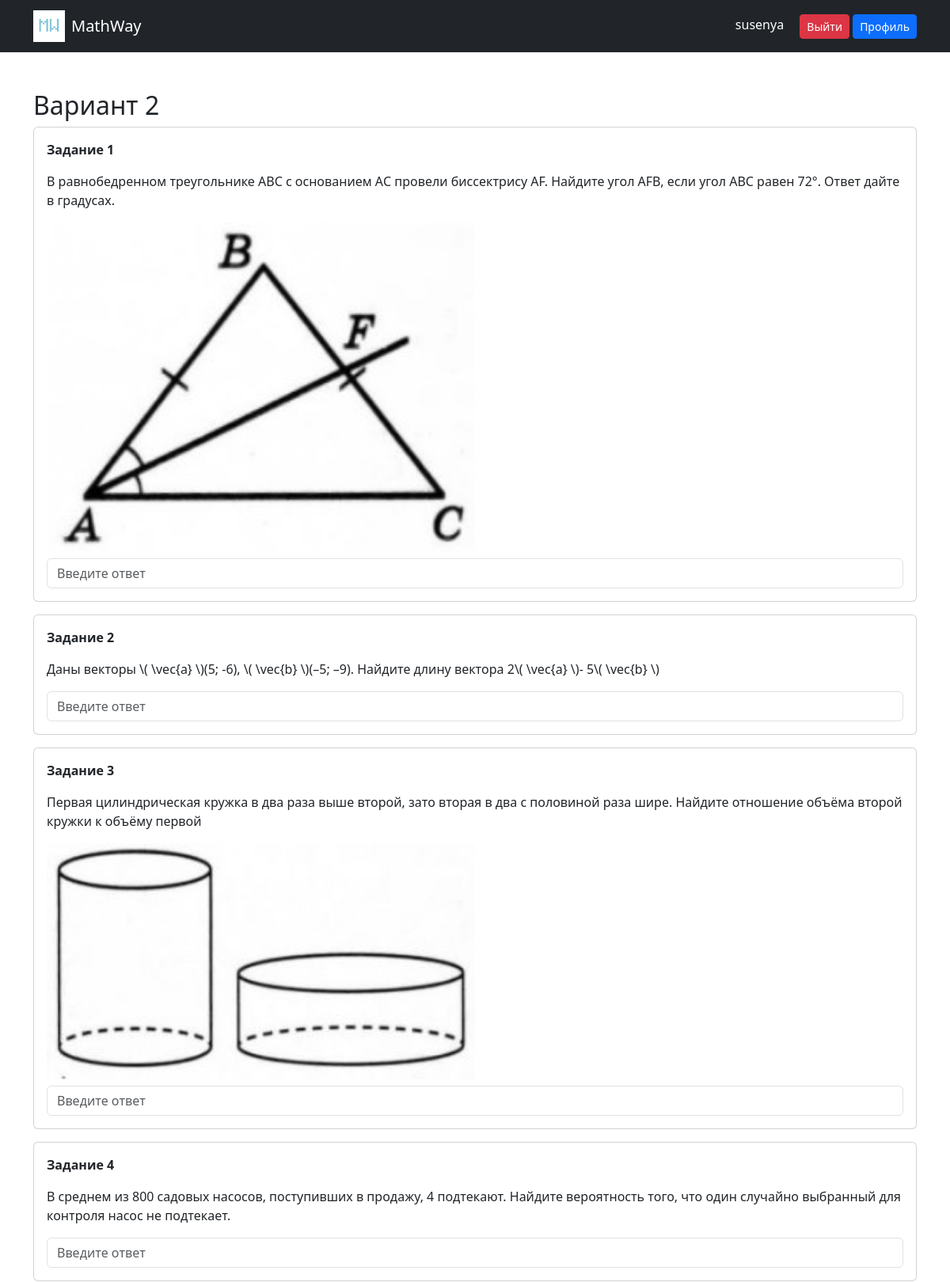
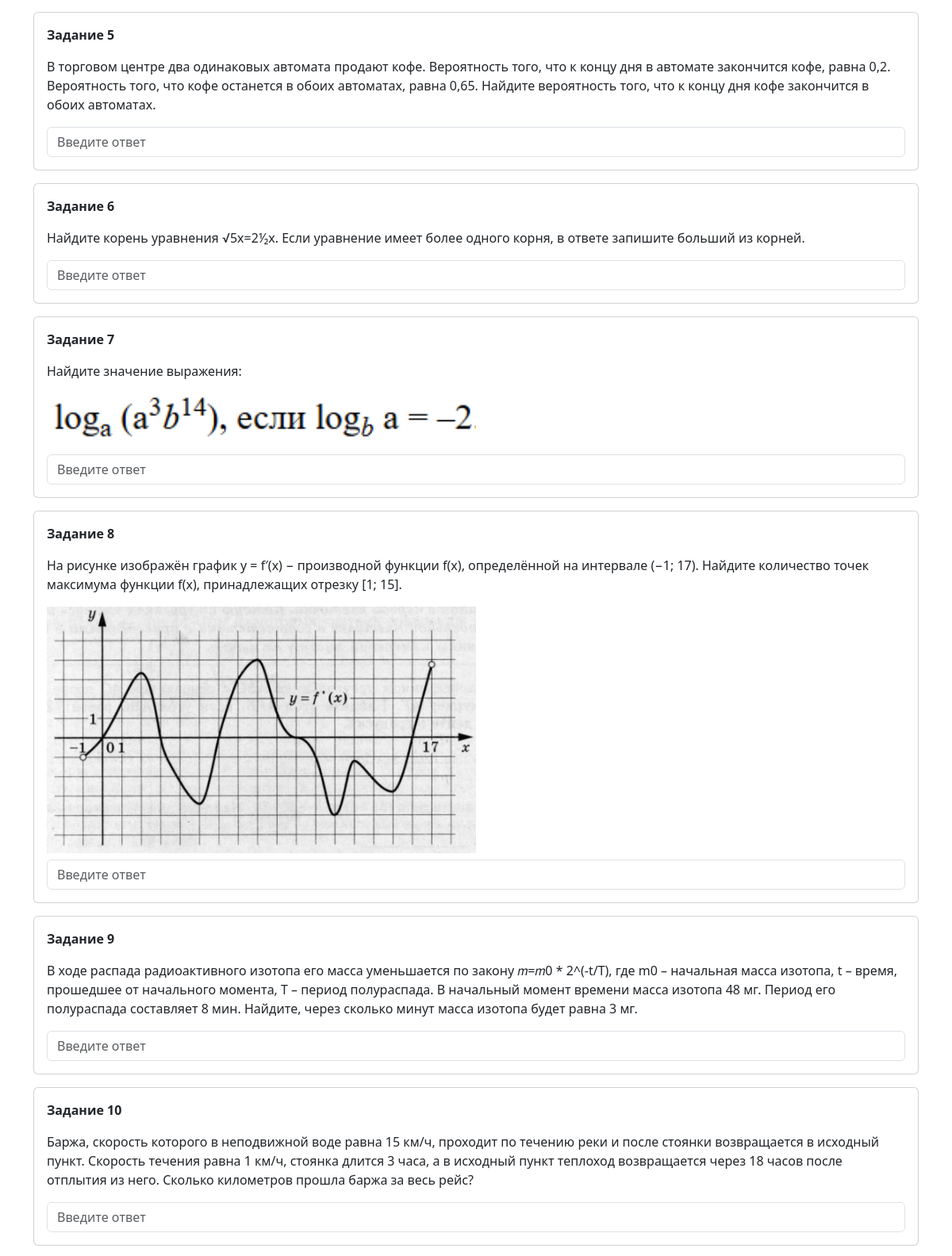
The page /variant/2 (signed in, upper part) on the database its author committed (2 pictures, top to bottom).
### models.py (models this page shows)
class User(db.Model, UserMixin):
    id = db.Column(db.Integer, primary_key=True)
    username = db.Column(db.String(100), unique=True, nullable=False)
    password = db.Column(db.String(200), nullable=False)
    email = db.Column(db.String(100), unique=True, nullable=False)
    solved_var = db.Column(db.Integer, nullable=False, default=0)
    avatar = db.Column(db.String(200), nullable=True)
    count_task = db.Column(db.Integer, default=0)

class Task(db.Model):
    id = db.Column(db.Integer, primary_key=True)
    question = db.Column(db.Text, nullable=False)
    answer = db.Column(db.String(100), nullable=False)
    topic = db.Column(db.String(10), nullable=False)
    image_url = db.Column(db.String(255))

### main.py (the view)
@app.route('/variant/<int:var_num>')
def variant(var_num):
    tasks = []
    for i in range(1, 13):
        tasks_topic = Task.query.filter_by(topic=i).order_by(Task.id).all()
        idx = (var_num - 1) % len(tasks_topic)
        task = tasks_topic[idx]
        tasks.append(task)
    return render_template('variant.html', tasks=tasks, var_num=var_num)

### main.py (called while the page is built)
@login_manager.user_loader
def load_user(user_id):
    return User.query.get(int(user_id))

### templates/variant.html (shortened to what this page needs)
{% extends "base.html" %}
{% block content %}
<h2>Вариант {{ var_num }}</h2>
<form method="POST" action="/check_variant/{{ var_num }}">
    {% for task in tasks %}
    <div class="card p-3 mb-3">
        <p><b>Задание {{ loop.index }}</b></p>
        <p>{{ task.question }}</p>
        {% if task.image_url and task.image_url|trim and task.image_url != 'images/2/none.png' %}
        <img src="{{ url_for('static', filename=task.image_url) }}" class="img-fluid w-50 mb-2">
        {% endif %}
        <input type="text"
               name="answer_{{ task.id }}"
               class="form-control"
               placeholder="Введите ответ"
        >
    </div>
    {% endfor %}
</form>
{% endblock %}

### templates/base.html (shortened to what this page needs)
<!DOCTYPE html>
<html>
<head>
    <link href="https://cdn.jsdelivr.net/npm/bootstrap@5.3.0/dist/css/bootstrap.min.css" rel="stylesheet">
</head>
<body>
<nav class="navbar navbar-dark bg-dark">
    <div class="container">
        <a class="navbar-brand d-flex align-items-center" href="/">
    <img src="{{ url_for('static', filename='images/logo.png') }}"
         alt="logo"
         height="40"
         class="me-2">
            MathWay
        </a>
        <div>
            {% if current_user.is_authenticated %}
                <span class="text-white me-3">
                    {{ current_user.username }}
                </span>
                <a href="/logout" class="btn btn-danger btn-sm">Выйти</a>
                <a href="/profile" class="btn btn-primary btn-sm">Профиль</a>
            {% else %}
                <a href="/login" class="btn btn-secondary btn-sm me-2">Вход</a>
                <a href="/register" class="btn btn-primary btn-sm">Регистрация</a>
            {% endif %}
        </div>
    </div>
</nav>
<div class="container mt-5">
    {% block content %}{% endblock %}
</div>
</body>
</html>

### rows shown on the page
User: username "susenya"
Task: question "В равнобедренном треугольнике АВС с основанием АС провели биссектрису AF. Найдите угол AFB, если угол ABC равен 72°. Ответ дайте в градусах.", image_url (picture)
Task: question "Даны векторы \\( \\vec{a} \\)(5; -6), \\( \\vec{b} \\)(–5; –9). Найдите длину вектора 2\\( \\vec{a} \\)- 5\\( \\vec{b} \\)"
Task: question "Первая цилиндрическая кружка в два раза выше второй, зато вторая в два с половиной раза шире. Найдите отношение объёма второй кружки к объёму первой", image_url (picture)
Task: question "В среднем из 800 садовых насосов, поступивших в продажу, 4 подтекают. Найдите вероятность того, что один случайно выбранный для контроля насос не подтекает."
Task: question "В торговом центре два одинаковых автомата продают кофе. Вероятность того, что к концу дня в автомате закончится кофе, равна 0,2. Вероятность того, что кофе останется в обоих автоматах, равна 0,65. Найдите вероятность того, что к концу дня кофе закончится в обоих автоматах."
Task: question "Найдите корень уравнения √5x=2⅟₂x. Если уравнение имеет более одного корня, в ответе запишите больший из корней."
Task: question "Найдите значение выражения:", image_url (picture)
Task: question "На рисунке изображён график y = f′(x) − производной функции f(x), определённой на интервале (−1; 17). Найдите количество точек максимума функции f(x), принадлежащих отрезку [1; 15].", image_url (picture)
Task: question "В ходе распада радиоактивного изотопа его масса уменьшается по закону 𝑚=𝑚0 * 2^(-t/T), где m0 – начальная масса изотопа, t – время, прошедшее от начального момента, Т – период полураспада. В начальный момент времени масса изотопа 48 мг. Период его полураспада составляет 8 мин. Найдите, через сколько минут масса изотопа будет равна 3 мг."
Task: question "Баржа, скорость которого в неподвижной воде равна 15 км/ч, проходит по течению реки и после стоянки возвращается в исходный пункт. Скорость течения равна 1 км/ч, стоянка длится 3 часа, а в исходный пункт теплоход возвращается через 18 часов после отплытия из него. Сколько километров прошла баржа за весь рейс?"

### other values the page prints
{{ var_num }} "2"
